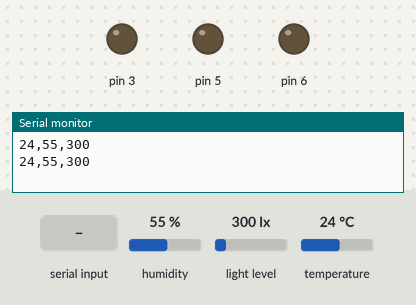
Recording of a sketch running on a simulated Arduino Uno, built with avr-gcc and run on an emulated ATmega328P. Parts: output pins drawn as LEDs (lit = HIGH), the last lines printed to the serial monitor. Inputs (shaded band) come from the test bench; at power-on: humidity 55 %, light level 300 lx, temperature 24 °C.

Above: at 1.5 s.
1.6 s: "G90\n" received over Serial
At 2.9 s:
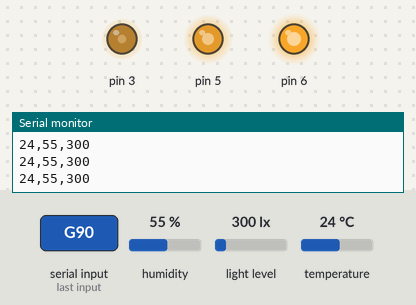
3.5 s: "G,45\n" received over Serial
At 3.8 s:
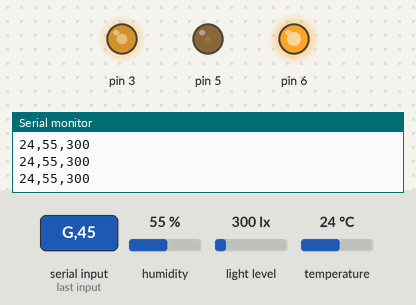
5.0 s: "G" received over Serial
At 5.9 s:
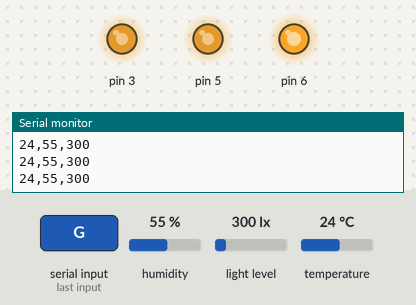
Timing chart, 0 to 8.0 s (numbered marks = the images above; inputs shaded):
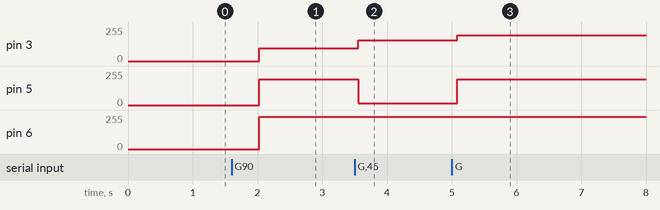

Measured:
- after the input at 1.6 s, pin 3: 0/255 → 94/255 after 0.43 s; pin 5: 0/255 → 193/255 after 0.43 s; pin 6: 0/255 → 242/255 after 0.43 s
- after the input at 3.5 s, pin 3: 94/255 → 157/255 after 0.06 s; pin 5: 193/255 → 13/255 after 0.06 s
- after the input at 5.0 s, pin 3: 157/255 → 193/255 after 0.08 s; pin 5: 13/255 → 193/255 after 0.08 s

The sketch:

___.ino
```cpp
#include "DHT.h"  //所需头文件
#define DHTPIN  2 //温湿度传感器所接数据引脚号
#define DHTTYPE DHT11  //温湿度传感器型号
DHT dht(DHTPIN, DHTTYPE);
int hum = 0, temp = 0 ;
int ledR,ledG,ledB;

#include <Wire.h>
#include <BH1750.h>  //所需头文件
BH1750 lightMeter; //定义一个光照传感器类型
int lux = 0 ; //光照变量

int flag;
int msg[20]={0},set1[20]={0};

//导入各头文件、符号常量及各变量定义
void setup()
    {
      Serial.begin(9600);
      dht.begin();
      Wire.begin();
      lightMeter.begin();

    }
void loop()
{
   delay(500);
   sensorread();
   int count;
    while (Serial.available() > 0) //判断是否有待接收的数据
    {

    msg[count]=Serial.read();
    if (msg[count] != 'T') {flag=1;}  //判断是否是数据结束标志
    if (flag == 1)
      {
        datamanage();
      }

    }
}

void datamanage()
{
    for (char k = 0 ; k < 11; k++)
    {


         if (msg[k] == 'G')
          {

             for (int i=1;i<9;i++)
               {
                  set1[i]=int(Serial.read())-48;
               }
             ledR=set1[1]*100+set1[2]*10+set1[3];
             ledG=set1[4]*100+set1[5]*10+set1[6];
             ledB=set1[7]*100+set1[8]*10+set1[9];
             RGBset(ledR, ledG, ledB);
          }
    flag = 0;
}
}

void sensorread()
{
   hum = dht.readHumidity();
   temp = dht.readTemperature();
   lux = lightMeter.readLightLevel();

   Serial.print(temp);
   Serial.print(",");
   Serial.print(hum);
   Serial.print(",");
   Serial.println(lux);

}


void RGBset(int ledr,int ledg,int ledb)
{
  analogWrite(3, ledr);
  analogWrite(5, ledg);
  analogWrite(6, ledb);
}
```
